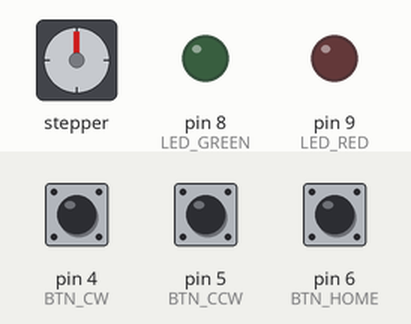
The program below on a simulated Arduino Uno, built with avr-gcc and run on an emulated ATmega328P. On the bench: stepper motor, output pins drawn as LEDs (lit = HIGH). The test bench sets the inputs (shaded band); at power-on: pin 4 (BTN_CW) HIGH, pin 5 (BTN_CCW) HIGH, pin 6 (BTN_HOME) HIGH. Stepper angles assume 200 steps per turn.

Above: at 1.3 s.
1.4 s: pin 4 (BTN_CW) pulled LOW for 1 s
At 4.1 s:
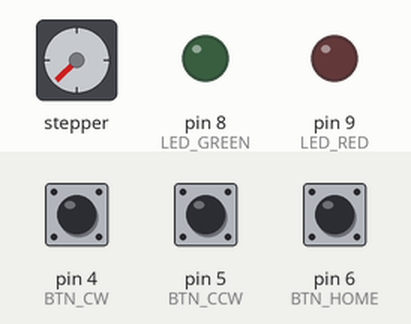
4.4 s: pin 5 (BTN_CCW) pulled LOW for 3.2 s
At 4.55 s:
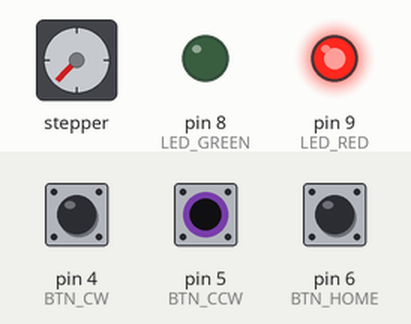
9.1 s: pin 6 (BTN_HOME) pulled LOW for 0.15 s
At 9.36 s:
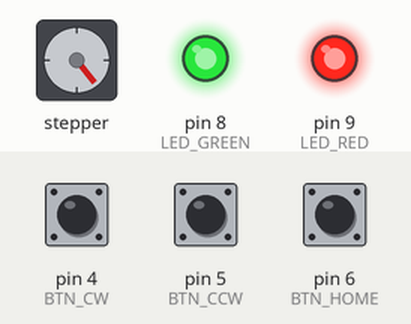
12.1 s: pin 4 (BTN_CW) pulled LOW for 0.15 s
At 14.9 s:
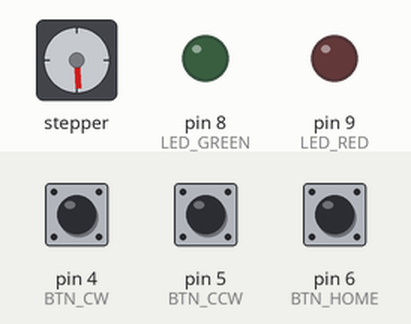
15.1 s: pin 5 (BTN_CCW) pulled LOW for 0.15 s
At 15.8 s:
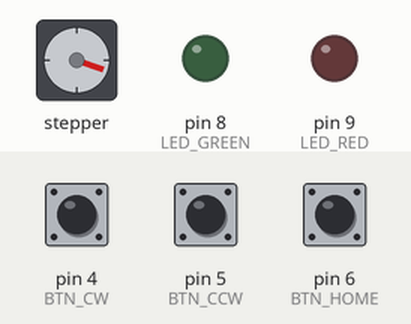
16.9 s: pin 6 (BTN_HOME) pulled LOW for 1 s
At 17.05 s:
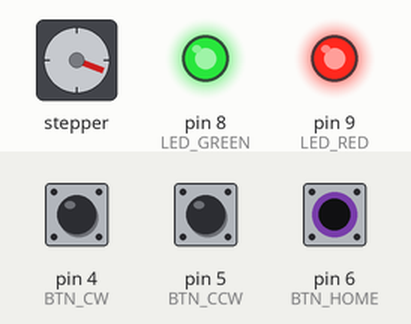
Timing chart, 0 to 19.9 s (numbered marks = the images above; inputs shaded):
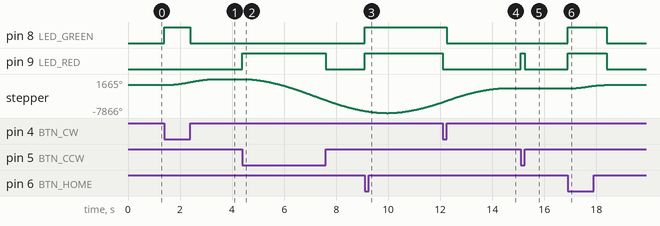

Measured:
- after the input at 1.4 s, pin 8 (LED_GREEN): LOW → HIGH at once, → LOW 1.0 s later; stepper: turns 1665° clockwise in 2.0 s, starting at once
- after the input at 4.4 s, pin 9 (LED_RED): LOW → HIGH at once, → LOW 3.2 s later; stepper: keeps turning counter-clockwise at about 1908°/s, starting at once
- after the input at 9.1 s, pin 8 (LED_GREEN), pin 9 (LED_RED): LOW → HIGH at once
- after the input at 12.1 s, pin 8 (LED_GREEN): HIGH → LOW after 0.15 s instead of 2.8 s; pin 9 (LED_RED): HIGH → LOW after 0.00 s instead of 2.8 s
- after the input at 15.1 s, pin 9 (LED_RED): LOW → HIGH at once, → LOW 0.15 s later; stepper: turns 67° counter-clockwise in 0.31 s, starting at once
- after the input at 16.9 s, pin 8 (LED_GREEN), pin 9 (LED_RED): LOW → HIGH at once, → LOW 1.5 s later; stepper: turns 971° clockwise in 1.5 s, starting at once

The program:

main.cpp
```cpp
#include <Arduino.h>
#include <AccelStepper.h>

const int PUL_PIN = 2;
const int DIR_PIN = 3;

const int BTN_CW   = 4;
const int BTN_CCW  = 5;
const int BTN_HOME = 6;

const int LED_GREEN = 8;
const int LED_RED   = 9;

// 앞에서 LED가 정상이 되었던 값 그대로 유지하세요
const int LED_ON  = HIGH;
const int LED_OFF = LOW;

AccelStepper stepper(1, PUL_PIN, DIR_PIN);

const long JOG_FAR = 1000000L;

enum Mode { IDLE, JOG_CW, JOG_CCW, HOMING };
Mode mode = IDLE;

int homeIdleLevel;  // 원점 버튼이 안 눌렸을 때의 평소 레벨

void setLeds(bool green, bool red) {
  digitalWrite(LED_GREEN, green ? LED_ON : LED_OFF);
  digitalWrite(LED_RED,   red   ? LED_ON : LED_OFF);
}

void setup() {
  pinMode(BTN_CW,   INPUT_PULLUP);
  pinMode(BTN_CCW,  INPUT_PULLUP);
  pinMode(BTN_HOME, INPUT_PULLUP);

  pinMode(LED_GREEN, OUTPUT);
  pinMode(LED_RED,   OUTPUT);
  setLeds(false, false);

  stepper.setMaxSpeed(2000.0);
  stepper.setAcceleration(1000.0);
  stepper.setCurrentPosition(0);

  delay(100);                              // 핀 안정화
  homeIdleLevel = digitalRead(BTN_HOME);   // 부팅 중에는 버튼을 누르지 마세요
}

void loop() {
  bool cw   = (digitalRead(BTN_CW)   == LOW);
  bool ccw  = (digitalRead(BTN_CCW)  == LOW);
  bool home = (digitalRead(BTN_HOME) != homeIdleLevel);

  if (cw && !ccw) {
    if (mode != JOG_CW) {
      mode = JOG_CW;
      stepper.moveTo(JOG_FAR);
    }
  }
  else if (ccw && !cw) {
    if (mode != JOG_CCW) {
      mode = JOG_CCW;
      stepper.moveTo(-JOG_FAR);
    }
  }
  else if (home) {
    if (mode != HOMING) {
      mode = HOMING;
      stepper.moveTo(0);
    }
  }
  else {
    if (mode == JOG_CW || mode == JOG_CCW) {
      stepper.stop();      // 감속 후 현재 위치에서 정지
      mode = IDLE;
    }
  }

  if (mode == HOMING && stepper.distanceToGo() == 0) {
    mode = IDLE;
  }

  switch (mode) {
    case JOG_CW:  setLeds(true,  false); break;
    case JOG_CCW: setLeds(false, true);  break;
    case HOMING:  setLeds(true,  true);  break;
    default:      setLeds(false, false); break;
  }

  stepper.run();
}
```
